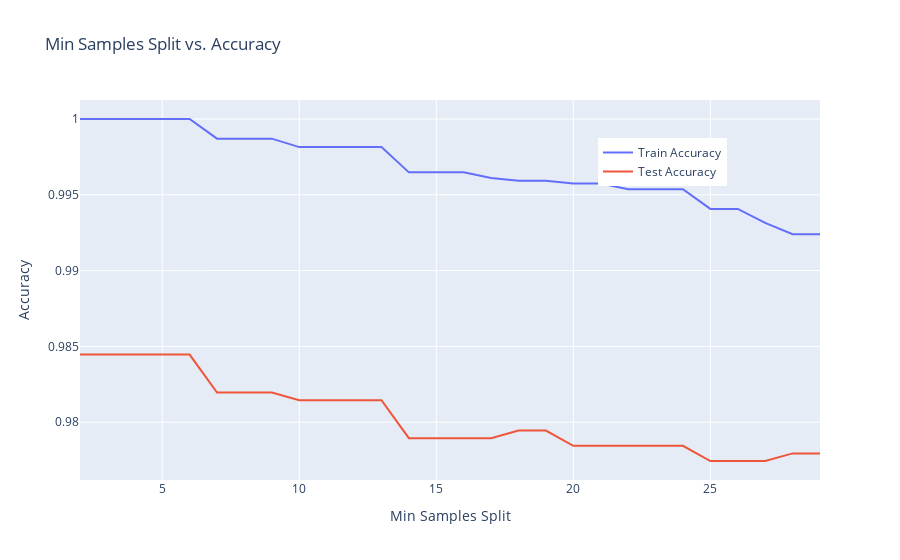

The cell this chart's notebook holds for it:
### Markdown cell above
- Based on the graph above, the model achieves its highest testing accuracy at a max depth of 8. 

- Notably, the training accuracy at this depth is also very close to the testing accuracy, indicating that the model is not overfitting.

### Code cell
min_samples_split_values = range(2, 30)  # Example range for min_samples_split

# Lists to store performance metric scores
train_scores = []
test_scores = []

for split in min_samples_split_values:
    clf = DecisionTreeClassifier(min_samples_split=split, random_state=42)
    clf.fit(X_train_upsampled, y_train_upsampled)

    y_train_pred = clf.predict(X_train_upsampled)
    train_scores.append(accuracy_score(y_train_upsampled, y_train_pred))

    y_test_pred = clf.predict(X_test)
    test_scores.append(accuracy_score(y_test, y_test_pred))

fig = go.Figure()

# Add training accuracy trace
fig.add_trace(go.Scatter(x=list(min_samples_split_values), y=train_scores, mode='lines', name='Train Accuracy'))

# Add testing accuracy trace
fig.add_trace(go.Scatter(x=list(min_samples_split_values), y=test_scores, mode='lines', name='Test Accuracy'))

# Update layout
fig.update_layout(
    title='Min Samples Split vs. Accuracy',
    xaxis=dict(title='Min Samples Split'),
    yaxis=dict(title='Accuracy'),
    legend=dict(x=0.7, y=0.9),
)

# Show the interactive plot
fig.show()

### Figure 1 — Plotly figure (JSON) as saved in the notebook; plotly's stock layout.template omitted (floating-point values rounded to 4 significant figures)
{"data": [{"mode": "lines", "name": "Train Accuracy", "type": "scatter", "x": [2, 3, 4, 5, 6, 7, 8, 9, 10, 11, 12, 13, 14, 15, 16, 17, 18, 19, 20, 21, 22, 23, 24, 25, 26, 27, 28, 29], "y": [1, 1, 1, 1, 1, 0.9987, 0.9987, 0.9987, 0.9981, 0.9981, 0.9981, 0.9981, 0.9965, 0.9965, 0.9965, 0.9961, 0.9959, 0.9959, 0.9957, 0.9957, 0.9954, 0.9954, 0.9954, 0.9941, 0.9941, 0.9931, 0.9924, 0.9924]}, {"mode": "lines", "name": "Test Accuracy", "type": "scatter", "x": [2, 3, 4, 5, 6, 7, 8, 9, 10, 11, 12, 13, 14, 15, 16, 17, 18, 19, 20, 21, 22, 23, 24, 25, 26, 27, 28, 29], "y": [0.9845, 0.9845, 0.9845, 0.9845, 0.9845, 0.982, 0.982, 0.982, 0.9815, 0.9815, 0.9815, 0.9815, 0.9789, 0.9789, 0.9789, 0.9789, 0.9794, 0.9794, 0.9784, 0.9784, 0.9784, 0.9784, 0.9784, 0.9774, 0.9774, 0.9774, 0.9779, 0.9779]}], "layout": {"legend": {"x": 0.7, "y": 0.9}, "title": {"text": "Min Samples Split vs. Accuracy"}, "xaxis": {"title": {"text": "Min Samples Split"}}, "yaxis": {"title": {"text": "Accuracy"}}}}
